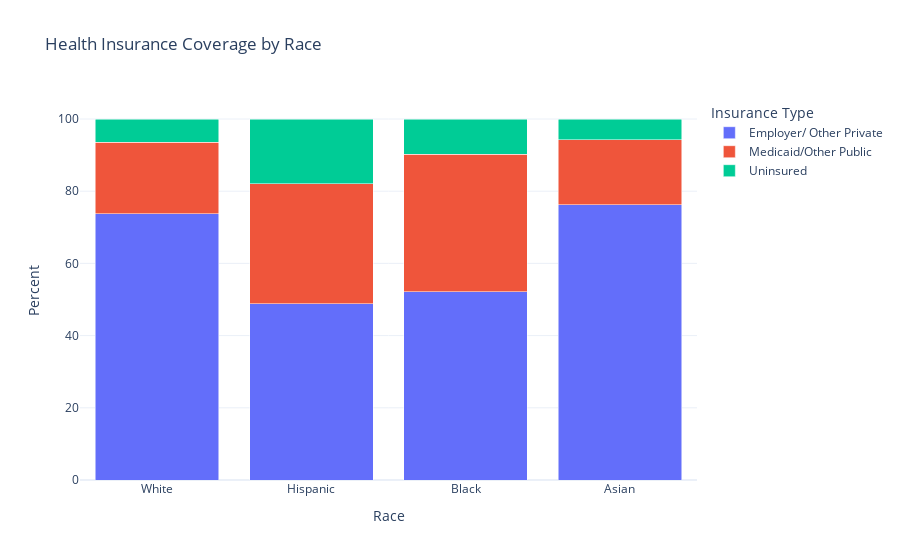

Notebook code for this chart:
### Code cell
hp.insurance_type()

### Figure 1 — Plotly figure (JSON) as saved in the notebook; plotly's stock layout.template omitted (floating-point values rounded to 4 significant figures)
{"data": [{"hovertemplate": "Insurance Type=Employer/ Other Private<br>Race=%{x}<br>Percent=%{y}<extra></extra>", "legendgroup": "Employer/ Other Private", "marker": {"color": "#636efa", "pattern": {"shape": ""}}, "name": "Employer/ Other Private", "orientation": "v", "showlegend": true, "textposition": "auto", "type": "bar", "x": ["White", "Hispanic", "Black", "Asian"], "xaxis": "x", "y": [73.7, 48.8, 52.1, 76.2], "yaxis": "y"}, {"hovertemplate": "Insurance Type=Medicaid/Other Public<br>Race=%{x}<br>Percent=%{y}<extra></extra>", "legendgroup": "Medicaid/Other Public", "marker": {"color": "#EF553B", "pattern": {"shape": ""}}, "name": "Medicaid/Other Public", "orientation": "v", "showlegend": true, "textposition": "auto", "type": "bar", "x": ["White", "Hispanic", "Black", "Asian"], "xaxis": "x", "y": [19.8, 33.3, 38.2, 18.0], "yaxis": "y"}, {"hovertemplate": "Insurance Type=Uninsured<br>Race=%{x}<br>Percent=%{y}<extra></extra>", "legendgroup": "Uninsured", "marker": {"color": "#00cc96", "pattern": {"shape": ""}}, "name": "Uninsured", "orientation": "v", "showlegend": true, "textposition": "auto", "type": "bar", "x": ["White", "Hispanic", "Black", "Asian"], "xaxis": "x", "y": [6.5, 17.9, 9.7, 5.8], "yaxis": "y"}], "layout": {"barmode": "stack", "legend": {"title": {"text": "Insurance Type"}, "tracegroupgap": 0}, "title": {"text": "Health Insurance Coverage by Race"}, "xaxis": {"anchor": "y", "domain": [0, 1], "title": {"text": "Race"}}, "yaxis": {"anchor": "x", "domain": [0, 1], "title": {"text": "Percent"}}}}
